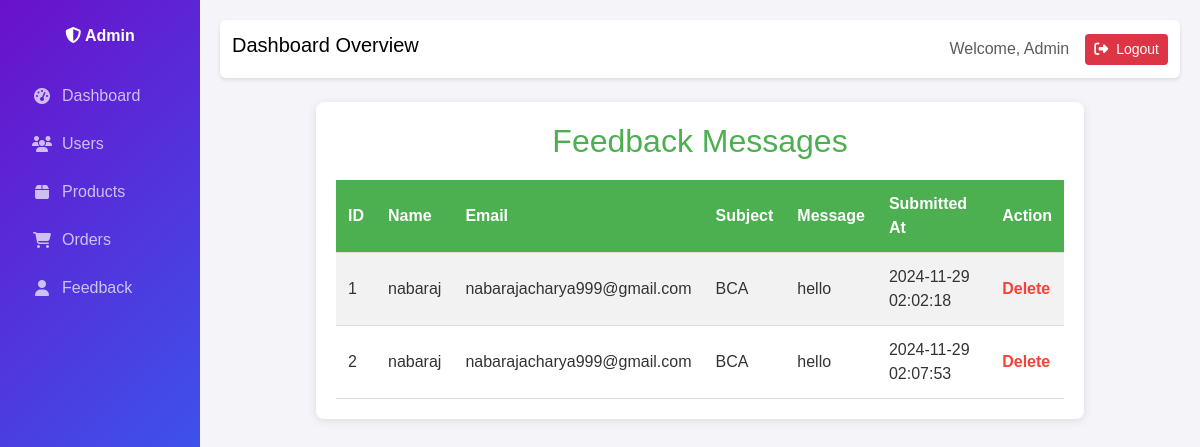
/Admin/feedback.php, run on the app's committed database.
### tables this page shows
CREATE TABLE `contact_messages` (
  `id` int(11) NOT NULL,
  `name` varchar(100) NOT NULL,
  `email` varchar(100) NOT NULL,
  `subject` varchar(150) NOT NULL,
  `message` text NOT NULL,
  `submitted_at` timestamp NOT NULL DEFAULT current_timestamp()
);

### Admin/feedback.php (the view, shortened to what this page needs)
<!DOCTYPE html>
<html lang="en">
    <link href="https://cdn.jsdelivr.net/npm/bootstrap@5.3.2/dist/css/bootstrap.min.css" rel="stylesheet">
    <link rel="stylesheet" href="https://cdnjs.cloudflare.com/ajax/libs/font-awesome/6.4.2/css/all.min.css">
</head>
<body>
    <div class="container-fluid">
        <div class="row">
            <nav class="col-md-2 sidebar">
                <div class="position-sticky">
                    <a class="navbar-brand d-block text-center my-4 text-white" href="#">
                        <i class="fas fa-shield-alt"></i> Admin
                    </a>
                    <ul class="nav flex-column">
                        <li class="nav-item">
                            <a class="nav-link" href="Admin.php">
                                <i class="fas fa-tachometer-alt"></i>
                                <span>Dashboard</span>
                            </a>
                        </li>
                        <li class="nav-item">
                            <a class="nav-link" href="manage_users.php">
                                <i class="fas fa-users"></i>
                                <span>Users</span>
                            </a>
                        </li>
                        <li class="nav-item">
                            <a class="nav-link" href="manage_products.php">
                                <i class="fas fa-box"></i>
                                <span>Products</span>
                            </a>
                        </li>
                        <li class="nav-item">
                            <a class="nav-link" href="admin_orders.php">
                                <i class="fas fa-shopping-cart"></i>
                                <span>Orders</span>
                            </a>
                        </li>
                        <li class="nav-item">
                            <a class="nav-link" href="feedback.php">
                                <i class="fas fa-user"></i>
                                <span>Feedback</span>
                            </a>
                        </li>
                    </ul>
                </div>
            </nav>
            <main class="col-md-10 ms-sm-auto main-content">
                <nav class="navbar navbar-top mb-4 rounded">
                    <div class="container-fluid">
                        <h2 class="navbar-brand">Dashboard Overview</h2>
                        <div class="d-flex align-items-center">
                            <div class="me-3">
                                <span class="text-muted">Welcome, Admin</span>
                            </div>
                            <a href="logout.php" class="btn btn-sm logout-btn">
                                <i class="fas fa-sign-out-alt me-2"></i>Logout
                            </a>
                        </div>
                    </div>
                </nav>
                <?php
$servername = "localhost";
$username = "root";
$password = "";
$dbname = "cs";
$conn = new mysqli($servername, $username, $password, $dbname, 3307);
$sql = "SELECT id, name, email, subject, message, submitted_at FROM contact_messages";
$result = $conn->query($sql);
if ($result->num_rows > 0) {
    echo "<div class='container'>";
    echo "<h2>Feedback Messages</h2>";
    echo "<table>";
    echo "<tr><th>ID</th><th>Name</th><th>Email</th><th>Subject</th><th>Message</th><th>Submitted At</th><th>Action</th></tr>";
    while($row = $result->fetch_assoc()) {
        echo "<tr>";
        echo "<td>" . $row['id'] . "</td>";
        echo "<td>" . $row['name'] . "</td>";
        echo "<td>" . $row['email'] . "</td>";
        echo "<td>" . $row['subject'] . "</td>";
        echo "<td>" . $row['message'] . "</td>";
        echo "<td>" . $row['submitted_at'] . "</td>";
        echo "<td><a href='delete_feedback.php?id=" . $row['id'] . "'>Delete</a></td>";
        echo "</tr>";
    }
    echo "</table>";
    echo "</div>";
} else {
    echo "<p>No feedback messages found.</p>";
}
?>
<!DOCTYPE html>
<html lang="en">
<head>
</head>
<body>
</body>
</html>

### Admin/feedback.php (style rules this page uses)
:root { --primary-color: #6a11cb; --secondary-color: #2575fc; --bg-light: #f4f7fa; --text-dark: #333; }
body { background-color: var(--bg-light); font-family: 'Arial', sans-serif; }
.sidebar { height: 100vh; position: fixed; top: 0; left: 0; background: linear-gradient(135deg, var(--primary-color), var(--secondary-color)); color: white; transition: width 0.3s ease; }
.sidebar .nav-link { color: rgba(255,255,255,0.7); transition: all 0.3s ease; display: flex; align-items: center; padding: 0.75rem 1.25rem; }
.sidebar .nav-link i { margin-right: 10px; width: 20px; text-align: center; }
.main-content { margin-left: 250px; padding: 20px; transition: margin-left 0.3s ease; }
.navbar-top { background-color: white; box-shadow: 0 2px 4px rgba(0,0,0,0.1); }
.logout-btn { background-color: #dc3545; color: white; transition: all 0.3s ease; }
body { font-family: Arial, sans-serif; background-color: #f4f4f9; color: #333; margin: 0; padding: 0; }
.container { width: 80%; margin: 20px auto; background-color: #fff; padding: 20px; border-radius: 8px; box-shadow: 0 2px 10px rgba(0, 0, 0, 0.1); }
h2 { text-align: center; color: #4CAF50; }
table { width: 100%; margin-top: 20px; border-collapse: collapse; }
th, td { padding: 12px; text-align: left; border-bottom: 1px solid #ddd; }
th { background-color: #4CAF50; color: white; font-weight: bold; }
tr:nth-child(even) { background-color: #f2f2f2; }
td { word-wrap: break-word; }
a { color: #f44336; text-decoration: none; font-weight: bold; }

### data on the page
contact_messages: id "1", name "nabaraj", email "nabarajacharya999@gmail.com", subject "BCA", message "hello", submitted_at "2024-11-29 02:02:18"
contact_messages: id "2", name "nabaraj", email "nabarajacharya999@gmail.com", subject "BCA", message "hello", submitted_at "2024-11-29 02:07:53"
